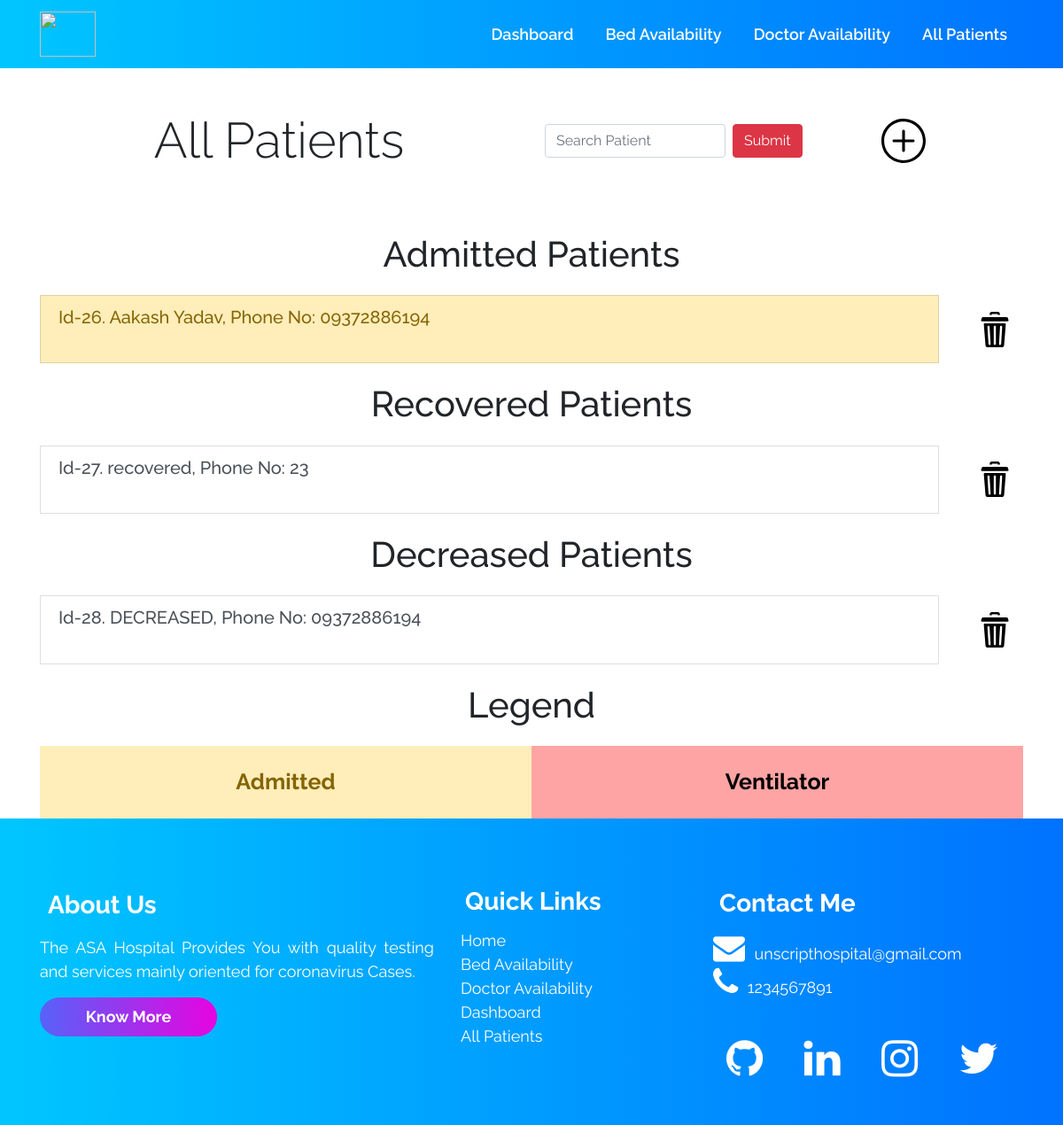
Before: /allpatients/ with the older database file.
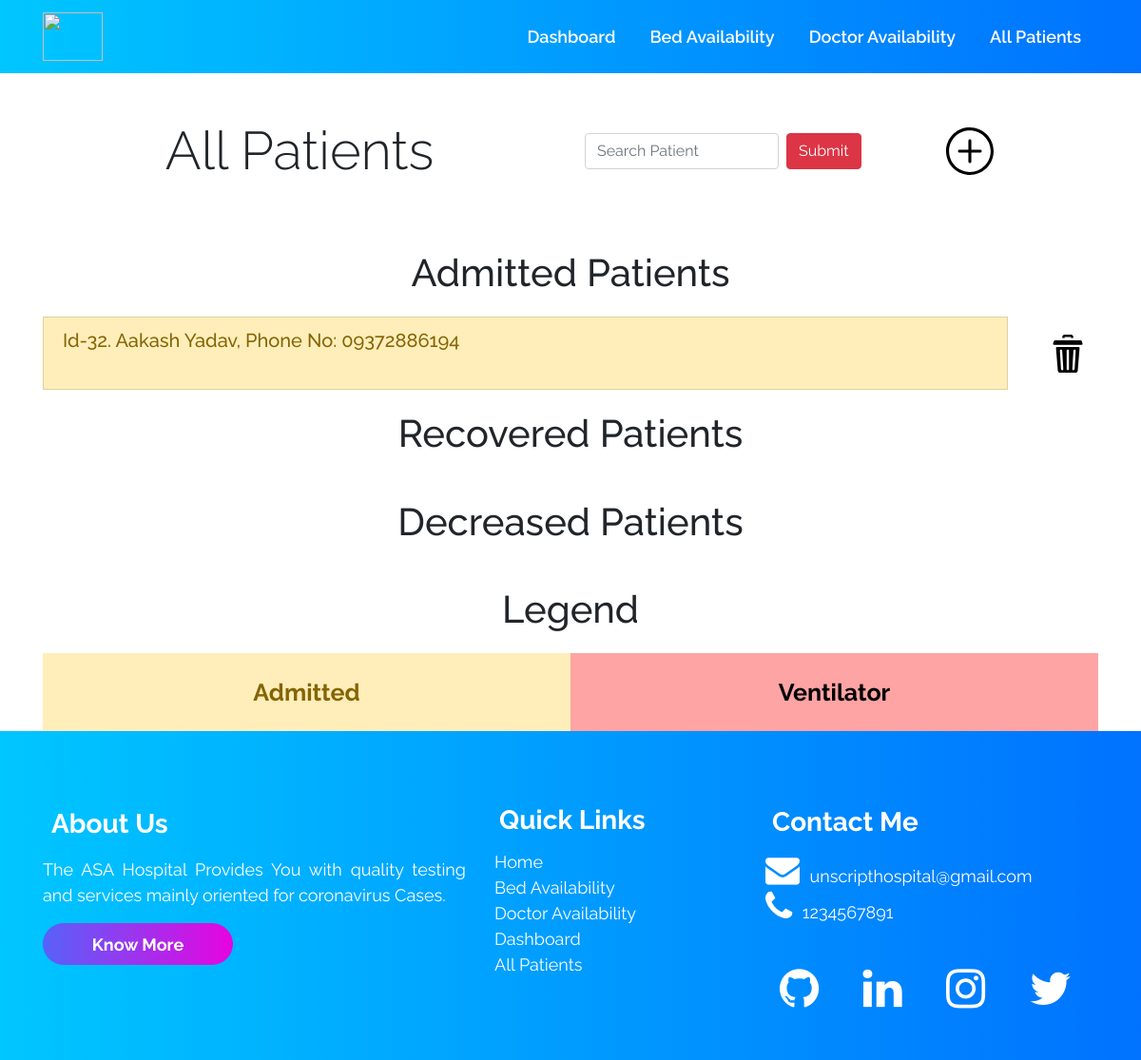
After: the same page with the newer database file.
### accounts/models.py (models this page shows, shortened)
class Patient (models.Model):
    patient_id = models.AutoField(primary_key=True)
    name = models.CharField(max_length=100)
    age = models.IntegerField()
    GENDERS = (
        (u'M', u'Male'),
        (u'F', u'Female'),
        (u'T', u'Transgender'),
        (u'O', u'Others'),
    )
    gender = models.CharField(max_length=2, null=True,
                              choices=GENDERS, default='M')
    phone = models.CharField(max_length=13)
    address = models.TextField(max_length=100)
    email_id = models.EmailField(max_length=254)
    date_admitted = models.DateField(auto_now=False, auto_now_add=False)
    oxygen_level = models.IntegerField(default=90)
    temperature = models.IntegerField(default=97)
    decreased = models.BooleanField(default=False)
    recovered = models.BooleanField(default=False)
    doctor = models.ForeignKey(Doctor, on_delete=models.CASCADE, default="")
    covid_test_result = models.ForeignKey(
        Result, on_delete=models.CASCADE, default="")
    room_no_and_bed_no = models.ForeignKey(
        Room, on_delete=models.CASCADE, default="")

### accounts/views.py (the view)
# urls.py: path("allpatients/", views.allpatients, name='allPatients'),
def allpatients(request):
    all_patients_query_set = Patient.objects.all()
    context = {
        'all_patients_query_set': all_patients_query_set
    }
    return render(request, 'allpatients.html', context)

### templates/allpatients.html (shortened to what the changed rows need)
{% extends 'innerbase.html' %}
{% load static %}
{% block cssLinks %}
<link rel="stylesheet" href="{% static 'css/bed.css' %}">
<link rel="stylesheet" href="{% static 'css/allpatients.css' %}">
{% endblock %}
{% block body %}
<div class="container">
    <div class="row">
        <div class="col-md-6 ">
            <h1 class="text-center my-5 header display-4">All Patients</h1>
        </div>
    </div>
    <ul class="list-group">
        <h1 class="text-center heading">Admitted Patients</h1>
        {% for patient in all_patients_query_set %}
        {% if patient.decreased %}
        {% elif patient.recovered %}
        {% else %}
        <div class="row">
            <div class="col-11"><a href="/patients/{{patient.patient_id}}" style="text-decoration: none;">
                    <li
                        class="list-group-item list-group-item-action {% if patient.room_no_and_bed_no.occupied %} list-group-item-warning  {% endif %} {% if patient.room_no_and_bed_no.ventilator %} list-group-item-danger {% endif %}">
                        <h5>Id-{{patient.patient_id}}. {{patient.name}}, Phone No: {{patient.phone}}</h5>
                    </li>
                </a></div>
            <div class="col-1 text-center align-self-center">
                <a href="/deletePatient/{{patient.patient_id}}">
                    <img src="{% static '/icons/delete.svg' %}" class="hover-item" width="40px" alt="Delete">
                </a>
            </div>
        </div>
        {% endif %}
        {% empty %}
        <li class="list-group-item list-group-item-action">NO PATIENTS IN DATABASE</li>
        {% endfor %}
        <h1 class="text-center heading">Recovered Patients</h1>
        {% for patient in all_patients_query_set %}
        {% if patient.recovered %}
        <div class="row">
            <div class="col-11"><a href="/patients/{{patient.patient_id}}" style="text-decoration: none;">
                    <li class="list-group-item list-group-item-action ">
                        <h5>Id-{{patient.patient_id}}. {{patient.name}}, Phone No: {{patient.phone}}</h5>
                    </li>
                </a></div>
            <div class="col-1 text-center align-self-center">
                <a href="/deletePatient/{{patient.patient_id}}">
                    <img src="{% static '/icons/delete.svg' %}" class="hover-item" width="40px" alt="Delete">
                </a>
            </div>
        </div>
        {% endif %}
        {% empty %}
        <li class="list-group-item list-group-item-action">NO PATIENTS IN DATABASE</li>
        {% endfor %}
        <h1 class="text-center heading">Decreased Patients</h1>
        {% for patient in all_patients_query_set %}
        {% if patient.decreased %}
        <div class="row">
            <div class="col-11"><a href="/patients/{{patient.patient_id}}" style="text-decoration: none;">
                    <li class="list-group-item list-group-item-action ">
                        <h5>Id-{{patient.patient_id}}. {{patient.name}}, Phone No: {{patient.phone}}</h5>
                    </li>
                </a></div>
            <div class="col-1 text-center align-self-center">
                <a href="/deletePatient/{{patient.patient_id}}">
                    <img src="{% static '/icons/delete.svg' %}" class="hover-item" width="40px" alt="Delete">
                </a>
            </div>
        </div>
        {% endif %}
        {% empty %}
        <li class="list-group-item list-group-item-action">NO PATIENTS IN DATABASE</li>
        {% endfor %}
    </ul>
</div>
<div class="container">
    <h1 class="text-center heading-legend">Legend</h1>
</div>
{% endblock %}

Changed rows visible on the page:
removed Patient: patient_id "26", name "Aakash Yadav", phone "09372886194", decreased False (drawn), shown under "Admitted Patients"
removed Patient: patient_id "27", name "recovered", phone "23", recovered True (drawn), shown under "Recovered Patients"
removed Patient: patient_id "28", name "DECREASED", phone "09372886194", decreased True (drawn), shown under "Decreased Patients"
added Patient: patient_id "32", name "Aakash Yadav", phone "09372886194", decreased False (drawn), shown under "Admitted Patients"
